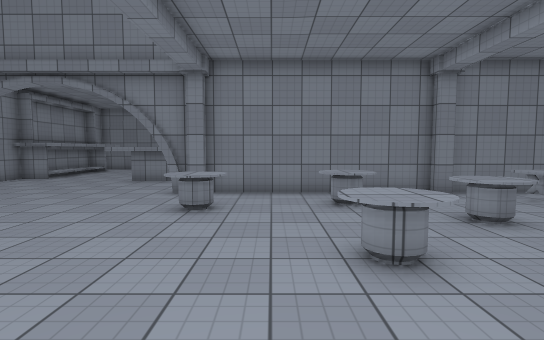
View 1 (above)

16 first-person views from a walk through a scene from a Unity 3-D project. The camera is 1.5 m above the floor, tilts 4° down and sees 85° across. The floor is counted in squares, 1 m on a side. Each view is taken from the middle of a square. On the plan, view 1 faces up. The plan holds only what a view shows up to about 15 squares ahead; the rest is blank. Some animated figures are left out. Surface patterns are stand-ins for the level's own textures.

View 2
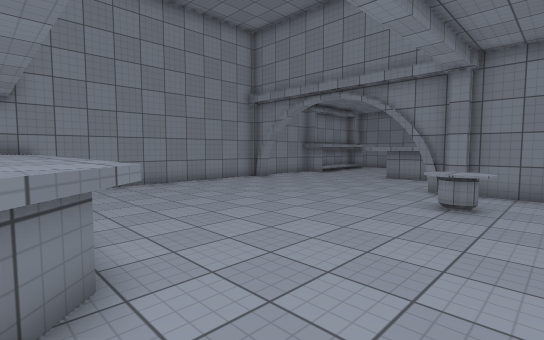

View 3
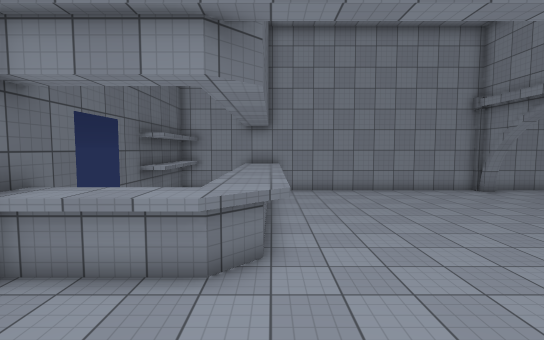

View 4
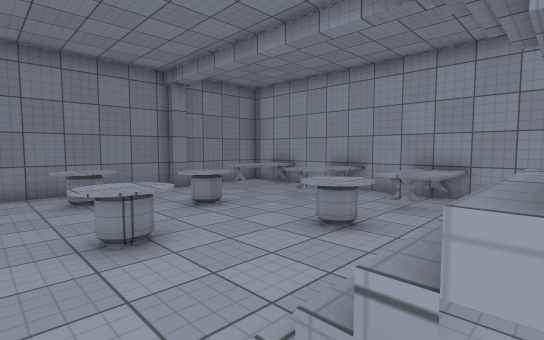

View 5
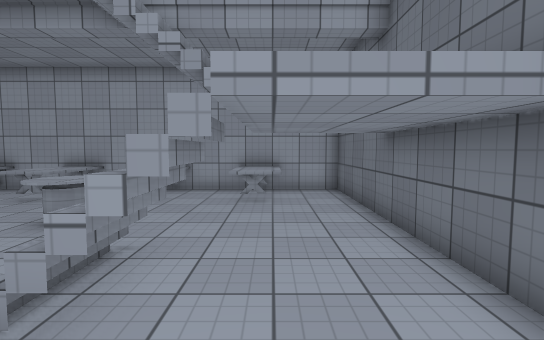

View 6
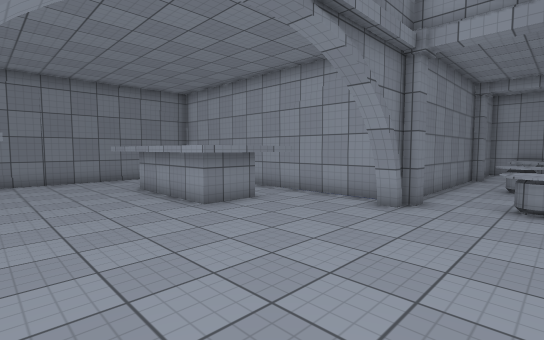

View 7
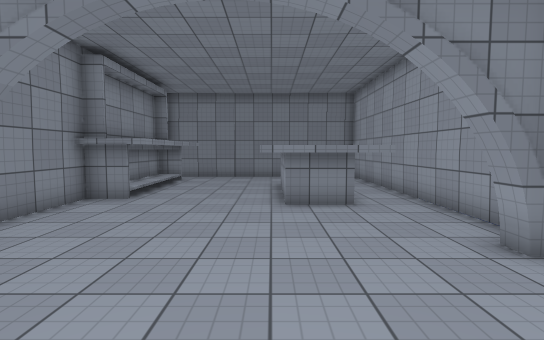

View 8
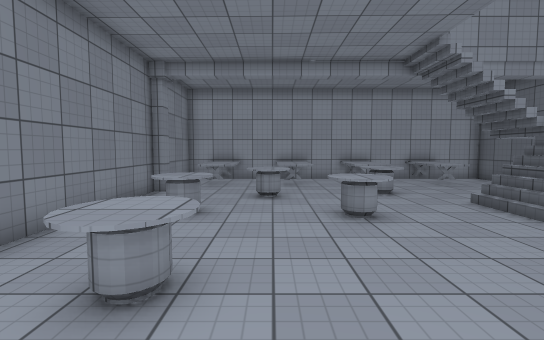

View 9
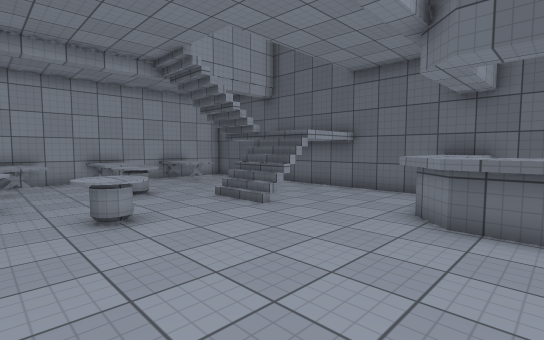

View 10
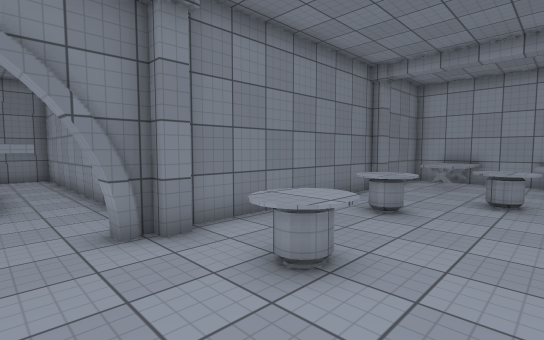

View 11
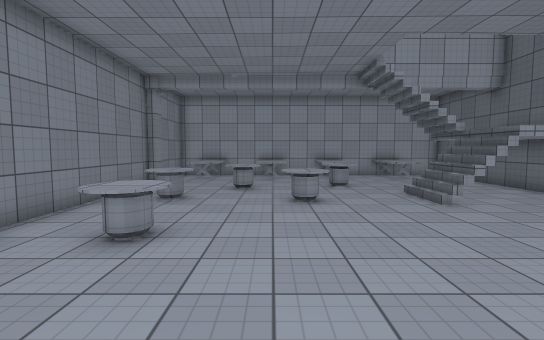

View 12
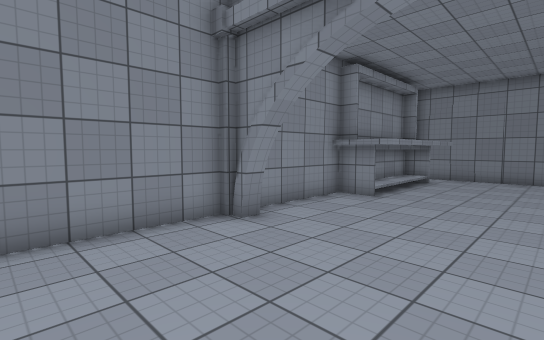

View 13
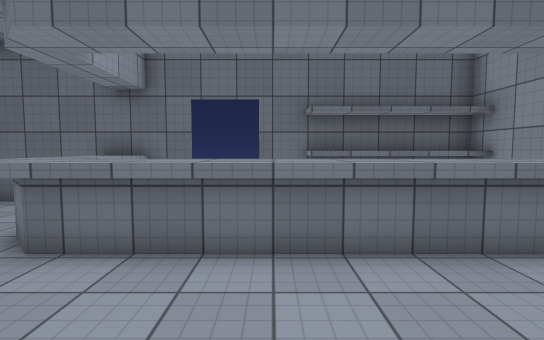

View 14
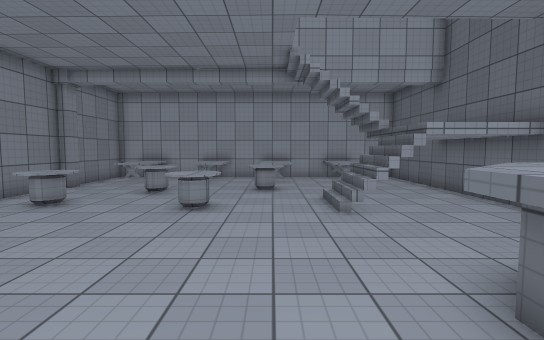

View 15
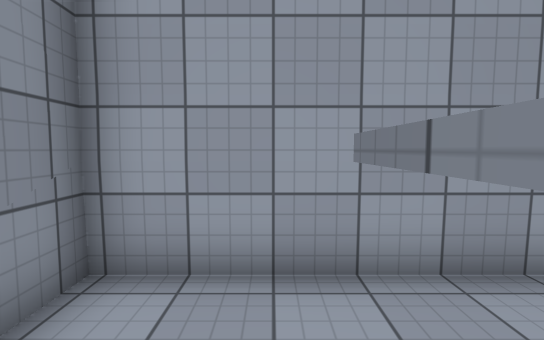

View 16
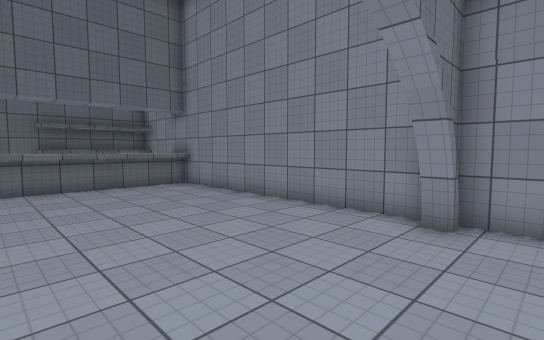

### Floor plan
Key: @ floor where view 1 was taken; # wall or solid block; . floor; / step, stairs or slope; = window, fence, low wall or low ledge; ^ raised ledge; O other object.
Columns run from 13 left of view 1 to 10 right of it. Each row starts with its distance up from view 1.
 22   ##########
 21   #..... ..#
 20   #..... ..#
 19   #...^ ^^.#
 18   #...^  ^.#
 17   #...^  ^.#
 16   #...^  ^.#
 15 ###...^  ^.#
 14 #.....^^^^.#
 13 #.....^^^^.#
 12 #..........#
 11 #..........#
 10 ##........##############
  9 #..............^....OOO#
  8 #.........=^..=^^...OOOO
  7 #..........^......^....#
  6 #................^^..OO#
  5 #..............=....OOOO
  4 #.............^^.....OO#
  3 #.................^....#
  2 #................=^^OOOO
  1 #...................OOO#
  0 #^^^^^^^^^^..@///......#
 -1 #^^^^^^^^^^^..#/#...OOO#
 -2 #         ^^........OOO#
 -3 #         ^^...........#
 -4 #######   ^^...........#
 -5       ##################

Where each view was taken, in squares from view 1:
view 1: 0 up, 0 right, facing up
view 2: 1 down, 0 right, facing up-left
view 3: 0 up, 2 right, facing left
view 4: 1 down, 0 right, facing up-right
view 5: 2 down, 1 left, facing right
view 6: 7 up, 11 left, facing up-right
view 7: 6 up, 7 left, facing up
view 8: 6 up, 5 left, facing right
view 9: 6 up, 5 left, facing down-right
view 10: 5 up, 5 left, facing up-right
view 11: 5 up, 7 left, facing right
view 12: 6 up, 7 left, facing up-left
view 13: 4 up, 7 left, facing down
view 14: 2 up, 6 left, facing right
view 15: 20 up, 6 left, facing right
view 16: 12 up, 6 left, facing down-left
